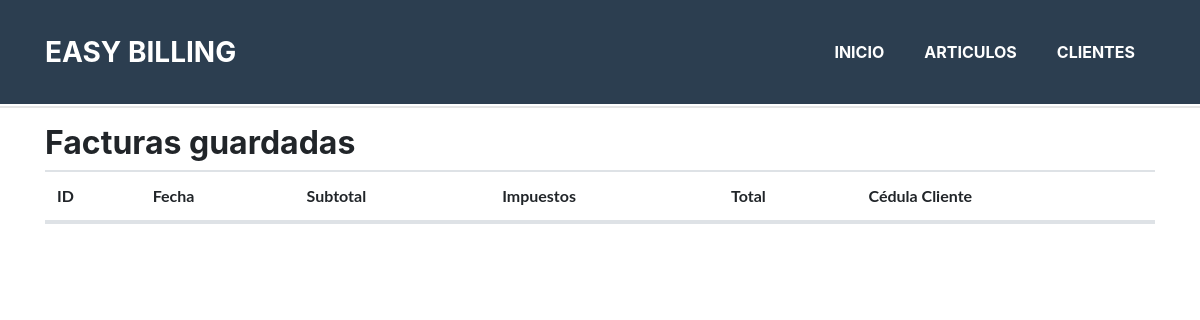
Page /index.php/main/facturas on the earlier database version.
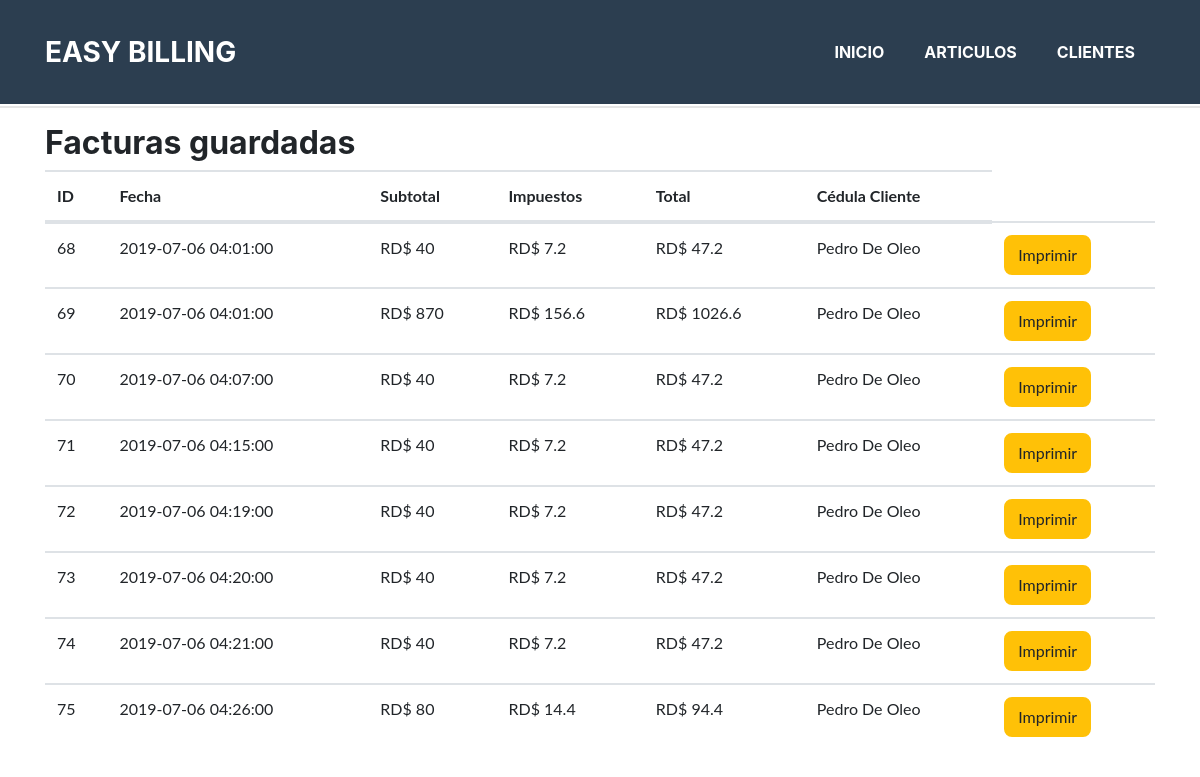
Same page on the later database version.
### tables this page shows
CREATE TABLE `facturas` (
  `id_factura` int(11) NOT NULL,
  `fecha` datetime DEFAULT NULL,
  `subtotal` double DEFAULT NULL,
  `imp` double DEFAULT NULL,
  `total` double DEFAULT NULL,
  `id_usuario` int(11) DEFAULT NULL,
  `id_cliente` int(11) DEFAULT NULL
);

CREATE TABLE `clientes` (
  `id_cliente` int(11) NOT NULL,
  `cedula` varchar(11) DEFAULT NULL,
  `nombre` varchar(30) DEFAULT NULL,
  `correo` varchar(30) DEFAULT NULL,
  `telefono` varchar(15) DEFAULT NULL
);

### application/controllers/Main.php (called while the page is built, shortened)
<?php
class Main extends CI_Controller {
    public function facturas()
    {
        $this->load->view('facturas');
    }
}

### index.php (called while the page is built, shortened)
<?php
require_once BASEPATH.'core/CodeIgniter.php';

### application/helpers/core_helper.php (called while the page is built, shortened)
<?php
    class core_cliente{
        static function cliente_x_id($id_cliente){
            $CI =& get_instance();
            $CI->db->where('id_cliente',$id_cliente);
            $rs= $CI->db->get('clientes')->result_array();
            return $rs;
        }
    }
    class core_factura{
        static function listado_factura(){
            $CI =& get_instance();
            $rs= $CI->db->get('facturas')->result();
            return $rs;
        }
    }

### application/views/facturas.php (the view, shortened to what this page needs)
<!DOCTYPE html>
<html lang="en">
<head>
</head>
<body>
    <hr>
    <div class='container'>
    <h2>Facturas guardadas</h2>
        <table class='table'>
            <thead>
                <th>ID</th>
                <th>Fecha</th>
                <th>Subtotal</th>
                <th>Impuestos</th>
                <th>Total</th>
                <th>Cédula Cliente</th>
            </thead>
            <tbody>
                <?php
                    $rs = core_factura::listado_factura();
                    foreach ($rs as $factura) {
                        $cliente = core_cliente::cliente_x_id($factura->id_cliente);
                        $cliente = $cliente[0]['nombre'];
                        $urlImprimir = base_url("main/imprimir/{$factura->id_factura}");
                        echo <<<TABLA
                        <tr>
                                <td>{$factura->id_factura}</td>
                                <td>{$factura->fecha}</td>
                                <td>RD\$ {$factura->subtotal}</td>
                                <td>RD\$ {$factura->imp}</td>
                                <td>RD\$ {$factura->total}</td>
                                <td>{$cliente}</td>
                                <td><a href='$urlImprimir' onclick=\"return confirm('Está seguro?')\" class='btn btn-warning'>Imprimir</a></td>
                        </tr>
TABLA;
                    }
                ?>
            </tbody>
        </table>
    </div>
</body>
</html>

Differences in the rows shown:
added facturas: id_factura "68", fecha "2019-07-06 04:01:00", subtotal "40", imp "7.2", total "47.2", id_cliente.nombre "Pedro De Oleo"
added facturas: id_factura "69", fecha "2019-07-06 04:01:00", subtotal "870", imp "156.6", total "1026.6", id_cliente.nombre "Pedro De Oleo"
added facturas: id_factura "70", fecha "2019-07-06 04:07:00", subtotal "40", imp "7.2", total "47.2", id_cliente.nombre "Pedro De Oleo"
added facturas: id_factura "71", fecha "2019-07-06 04:15:00", subtotal "40", imp "7.2", total "47.2", id_cliente.nombre "Pedro De Oleo"
added facturas: id_factura "72", fecha "2019-07-06 04:19:00", subtotal "40", imp "7.2", total "47.2", id_cliente.nombre "Pedro De Oleo"
added facturas: id_factura "73", fecha "2019-07-06 04:20:00", subtotal "40", imp "7.2", total "47.2", id_cliente.nombre "Pedro De Oleo"
added facturas: id_factura "74", fecha "2019-07-06 04:21:00", subtotal "40", imp "7.2", total "47.2", id_cliente.nombre "Pedro De Oleo"
added facturas: id_factura "75", fecha "2019-07-06 04:26:00", subtotal "80", imp "14.4", total "94.4", id_cliente.nombre "Pedro De Oleo"
